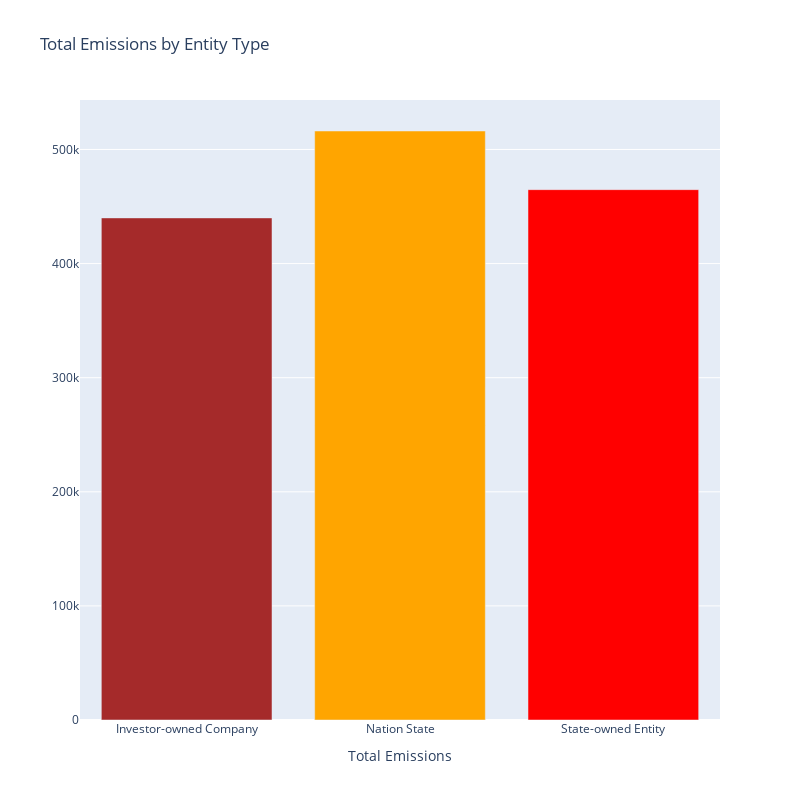

Here is the notebook cell this chart was saved with:
### Markdown cell above
# Global Emitters by Entity Type

### Code cell
fig4 = px.bar(grouped_world, x=grouped_world['type'], y=grouped_world['emissions'], 
              title='Total Emissions by Entity Type', color='type',
              color_discrete_sequence=['brown', 'orange', 'red'], width=800, height=800)
fig4.update_layout(showlegend=False)
fig4.update_xaxes(title='Total Emissions')
fig4.update_yaxes(title='')
fig4.show()

### Figure 1 — Plotly figure (JSON) as saved in the notebook; plotly's stock layout.template omitted (floating-point values rounded to 4 significant figures)
{"data": [{"alignmentgroup": "True", "hovertemplate": "type=%{x}<br>emissions=%{y}<extra></extra>", "legendgroup": "Investor-owned Company", "marker": {"color": "brown", "pattern": {"shape": ""}}, "name": "Investor-owned Company", "offsetgroup": "Investor-owned Company", "orientation": "v", "showlegend": true, "textposition": "auto", "type": "bar", "x": ["Investor-owned Company"], "xaxis": "x", "y": [440026], "yaxis": "y"}, {"alignmentgroup": "True", "hovertemplate": "type=%{x}<br>emissions=%{y}<extra></extra>", "legendgroup": "Nation State", "marker": {"color": "orange", "pattern": {"shape": ""}}, "name": "Nation State", "offsetgroup": "Nation State", "orientation": "v", "showlegend": true, "textposition": "auto", "type": "bar", "x": ["Nation State"], "xaxis": "x", "y": [516196], "yaxis": "y"}, {"alignmentgroup": "True", "hovertemplate": "type=%{x}<br>emissions=%{y}<extra></extra>", "legendgroup": "State-owned Entity", "marker": {"color": "red", "pattern": {"shape": ""}}, "name": "State-owned Entity", "offsetgroup": "State-owned Entity", "orientation": "v", "showlegend": true, "textposition": "auto", "type": "bar", "x": ["State-owned Entity"], "xaxis": "x", "y": [464798], "yaxis": "y"}], "layout": {"barmode": "relative", "height": 800, "legend": {"title": {"text": "type"}, "tracegroupgap": 0}, "showlegend": false, "title": {"text": "Total Emissions by Entity Type"}, "width": 800, "xaxis": {"anchor": "y", "categoryarray": ["Investor-owned Company", "Nation State", "State-owned Entity"], "categoryorder": "array", "domain": [0, 1], "title": {"text": "Total Emissions"}}, "yaxis": {"anchor": "x", "domain": [0, 1], "title": {"text": ""}}}}
